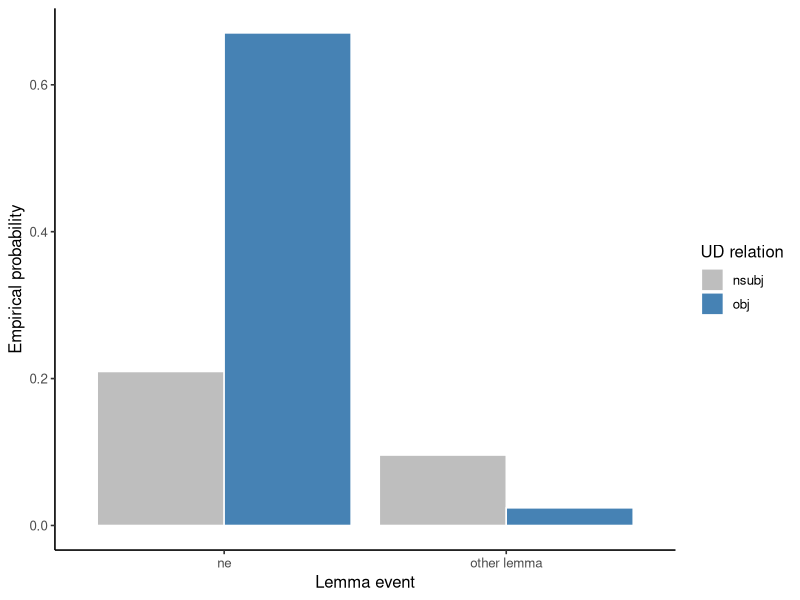

The R script that drew this image:
## ---- chunk 1
#| label: load-event-relations-data
library(ggplot2)

wh <- read.csv(
  "data/ud-turkish-boun/question-core-arguments.csv",
  stringsAsFactors = FALSE,
  fileEncoding = "UTF-8"
)

stopifnot(nrow(wh) == 167L)

N_total <- nrow(wh)
p <- function(condition) mean(condition)
## ---- chunk 2
#| label: compute-exclusive-events
p_subject <- p(wh$dependency_relation == "nsubj")
p_object <- p(wh$dependency_relation == "obj")
p_both_relations <- p(
  wh$dependency_relation == "nsubj" &
    wh$dependency_relation == "obj"
)

stopifnot(
  p_both_relations == 0,
  isTRUE(all.equal(p_subject + p_object, 1))
)

c(subject = p_subject, object = p_object,
  intersection = p_both_relations)
## ---- chunk 3
#| label: compute-overlapping-events
is_ne <- wh$lemma == "ne"
is_object <- wh$dependency_relation == "obj"

p_ne <- p(is_ne)
p_object <- p(is_object)
p_intersection <- p(is_ne & is_object)
p_union_direct <- p(is_ne | is_object)
p_union_formula <- p_ne + p_object - p_intersection

stopifnot(isTRUE(all.equal(p_union_direct, p_union_formula)))

c(ne = p_ne, object = p_object,
  intersection = p_intersection,
  union = p_union_direct)
## ---- chunk 4
#| label: plot-event-relations
#| fig-cap: "Empirical masses in the four disjoint cells formed by the *ne* and object events."
cells <- as.data.frame(xtabs(~ ne_lemma + object, data = wh))
names(cells)[3] <- "tokens"
cells$probability <- cells$tokens / N_total
cells$lemma_event <- ifelse(cells$ne_lemma == 1, "ne", "other lemma")
cells$relation_event <- ifelse(cells$object == 1, "obj", "nsubj")

ggplot(cells,
       aes(lemma_event, probability, fill = relation_event)) +
  geom_col(position = "dodge", color = "white") +
  scale_fill_manual(values = c(nsubj = "grey", obj = "steelblue")) +
  labs(x = "Lemma event", y = "Empirical probability",
       fill = "UD relation") +
  theme_classic(base_size = 12)
